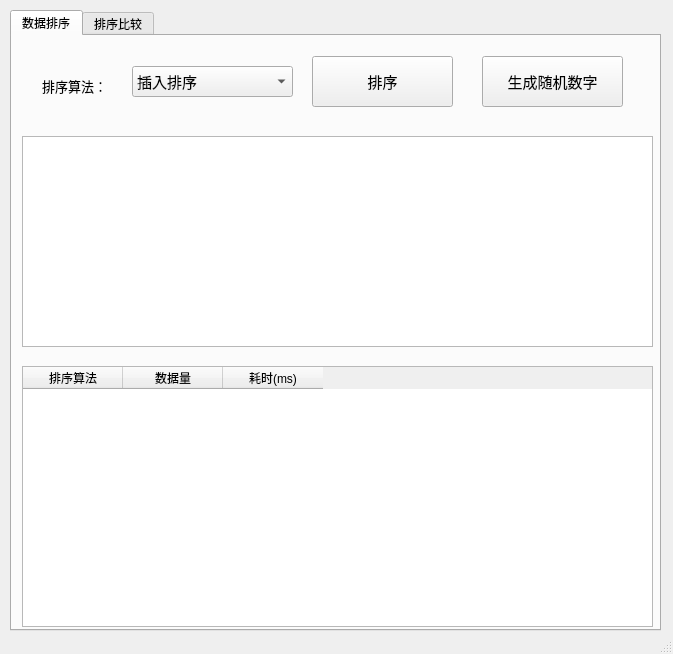
<?xml version="1.0" encoding="UTF-8"?>
<ui version="4.0">
 <class>SortComparisonClass</class>
 <widget class="QMainWindow" name="SortComparisonClass">
  <property name="geometry">
   <rect>
    <x>0</x>
    <y>0</y>
    <width>673</width>
    <height>654</height>
   </rect>
  </property>
  <property name="minimumSize">
   <size>
    <width>673</width>
    <height>654</height>
   </size>
  </property>
  <property name="maximumSize">
   <size>
    <width>673</width>
    <height>654</height>
   </size>
  </property>
  <property name="windowtitle" stdset="0">
   <string>SortComparison</string>
  </property>
  <widget class="QWidget" name="centralWidget">
   <widget class="QTabWidget" name="tabWidget">
    <property name="geometry">
     <rect>
      <x>10</x>
      <y>10</y>
      <width>651</width>
      <height>621</height>
     </rect>
    </property>
    <property name="layoutDirection">
     <enum>Qt::LeftToRight</enum>
    </property>
    <property name="currentIndex">
     <number>0</number>
    </property>
    <widget class="QWidget" name="tab">
     <attribute name="title">
      <string>数据排序</string>
     </attribute>
     <widget class="QPushButton" name="btn_rand">
      <property name="geometry">
       <rect>
        <x>470</x>
        <y>20</y>
        <width>141</width>
        <height>51</height>
       </rect>
      </property>
      <property name="font">
       <font>
        <family>Agency FB</family>
        <pointsize>11</pointsize>
       </font>
      </property>
      <property name="text">
       <string>生成随机数字</string>
      </property>
     </widget>
     <widget class="QPushButton" name="btn_sort">
      <property name="geometry">
       <rect>
        <x>300</x>
        <y>20</y>
        <width>141</width>
        <height>51</height>
       </rect>
      </property>
      <property name="font">
       <font>
        <family>Agency FB</family>
        <pointsize>11</pointsize>
       </font>
      </property>
      <property name="text">
       <string>排序</string>
      </property>
     </widget>
     <widget class="QLabel" name="label">
      <property name="geometry">
       <rect>
        <x>30</x>
        <y>40</y>
        <width>81</width>
        <height>20</height>
       </rect>
      </property>
      <property name="font">
       <font>
        <family>Agency FB</family>
        <pointsize>10</pointsize>
       </font>
      </property>
      <property name="text">
       <string>排序算法：</string>
      </property>
     </widget>
     <widget class="QComboBox" name="com_alg">
      <property name="geometry">
       <rect>
        <x>120</x>
        <y>30</y>
        <width>161</width>
        <height>31</height>
       </rect>
      </property>
      <property name="font">
       <font>
        <family>Agency FB</family>
        <pointsize>11</pointsize>
       </font>
      </property>
      <item>
       <property name="text">
        <string>插入排序</string>
       </property>
      </item>
      <item>
       <property name="text">
        <string>希尔排序</string>
       </property>
      </item>
      <item>
       <property name="text">
        <string>冒泡排序</string>
       </property>
      </item>
      <item>
       <property name="text">
        <string>快速排序</string>
       </property>
      </item>
      <item>
       <property name="text">
        <string>简单选择排序</string>
       </property>
      </item>
      <item>
       <property name="text">
        <string>堆排序</string>
       </property>
      </item>
      <item>
       <property name="text">
        <string>归并排序</string>
       </property>
      </item>
      <item>
       <property name="text">
        <string>基数排序</string>
       </property>
      </item>
      <item>
       <property name="text">
        <string>鸡尾酒排序</string>
       </property>
      </item>
      <item>
       <property name="text">
        <string>Bogo排序</string>
       </property>
      </item>
     </widget>
     <widget class="QTextEdit" name="text_num">
      <property name="geometry">
       <rect>
        <x>10</x>
        <y>100</y>
        <width>631</width>
        <height>211</height>
       </rect>
      </property>
     </widget>
     <widget class="QTableWidget" name="tableWidget">
      <property name="geometry">
       <rect>
        <x>10</x>
        <y>330</y>
        <width>631</width>
        <height>261</height>
       </rect>
      </property>
      <column>
       <property name="text">
        <string>排序算法</string>
       </property>
      </column>
      <column>
       <property name="text">
        <string>数据量</string>
       </property>
      </column>
      <column>
       <property name="text">
        <string>耗时(ms)</string>
       </property>
      </column>
     </widget>
    </widget>
    <widget class="QWidget" name="widget">
     <attribute name="title">
      <string>排序比较</string>
     </attribute>
     <widget class="QCheckBox" name="check_Shell">
      <property name="geometry">
       <rect>
        <x>150</x>
        <y>20</y>
        <width>101</width>
        <height>31</height>
       </rect>
      </property>
      <property name="font">
       <font>
        <family>宋体</family>
        <pointsize>10</pointsize>
       </font>
      </property>
      <property name="text">
       <string>希尔排序</string>
      </property>
     </widget>
     <widget class="QPushButton" name="btn_export">
      <property name="geometry">
       <rect>
        <x>540</x>
        <y>60</y>
        <width>101</width>
        <height>31</height>
       </rect>
      </property>
      <property name="text">
       <string>导出</string>
      </property>
     </widget>
     <widget class="QCheckBox" name="check_Heap">
      <property name="geometry">
       <rect>
        <x>150</x>
        <y>60</y>
        <width>101</width>
        <height>31</height>
       </rect>
      </property>
      <property name="font">
       <font>
        <family>宋体</family>
        <pointsize>10</pointsize>
       </font>
      </property>
      <property name="text">
       <string>堆排序</string>
      </property>
     </widget>
     <widget class="QCheckBox" name="check_Selection">
      <property name="geometry">
       <rect>
        <x>20</x>
        <y>60</y>
        <width>131</width>
        <height>31</height>
       </rect>
      </property>
      <property name="font">
       <font>
        <family>宋体</family>
        <pointsize>10</pointsize>
       </font>
      </property>
      <property name="text">
       <string>简单选择排序</string>
      </property>
     </widget>
     <widget class="QCheckBox" name="check_Bubble">
      <property name="geometry">
       <rect>
        <x>290</x>
        <y>20</y>
        <width>101</width>
        <height>31</height>
       </rect>
      </property>
      <property name="font">
       <font>
        <family>宋体</family>
        <pointsize>10</pointsize>
       </font>
      </property>
      <property name="text">
       <string>冒泡排序</string>
      </property>
     </widget>
     <widget class="QCheckBox" name="check_Insertion">
      <property name="geometry">
       <rect>
        <x>20</x>
        <y>20</y>
        <width>101</width>
        <height>31</height>
       </rect>
      </property>
      <property name="font">
       <font>
        <family>宋体</family>
        <pointsize>10</pointsize>
       </font>
      </property>
      <property name="text">
       <string>插入排序</string>
      </property>
     </widget>
     <widget class="QLabel" name="label_2">
      <property name="geometry">
       <rect>
        <x>20</x>
        <y>140</y>
        <width>81</width>
        <height>21</height>
       </rect>
      </property>
      <property name="font">
       <font>
        <family>Agency FB</family>
        <pointsize>11</pointsize>
       </font>
      </property>
      <property name="text">
       <string>对比图</string>
      </property>
     </widget>
     <widget class="QCheckBox" name="check_Merge">
      <property name="geometry">
       <rect>
        <x>290</x>
        <y>60</y>
        <width>101</width>
        <height>31</height>
       </rect>
      </property>
      <property name="font">
       <font>
        <family>宋体</family>
        <pointsize>10</pointsize>
       </font>
      </property>
      <property name="text">
       <string>归并排序</string>
      </property>
     </widget>
     <widget class="QCheckBox" name="check_cocktail">
      <property name="geometry">
       <rect>
        <x>20</x>
        <y>100</y>
        <width>121</width>
        <height>31</height>
       </rect>
      </property>
      <property name="font">
       <font>
        <family>宋体</family>
        <pointsize>10</pointsize>
       </font>
      </property>
      <property name="text">
       <string>鸡尾酒排序</string>
      </property>
     </widget>
     <widget class="QCheckBox" name="check_Radix">
      <property name="geometry">
       <rect>
        <x>420</x>
        <y>60</y>
        <width>101</width>
        <height>31</height>
       </rect>
      </property>
      <property name="font">
       <font>
        <family>宋体</family>
        <pointsize>10</pointsize>
       </font>
      </property>
      <property name="text">
       <string>基数排序</string>
      </property>
     </widget>
     <widget class="QtCharts::QChartView" name="graphicsView">
      <property name="geometry">
       <rect>
        <x>10</x>
        <y>170</y>
        <width>631</width>
        <height>421</height>
       </rect>
      </property>
      <property name="font">
       <font>
        <family>Agency FB</family>
        <pointsize>10</pointsize>
       </font>
      </property>
     </widget>
     <widget class="QCheckBox" name="check_bogo">
      <property name="geometry">
       <rect>
        <x>150</x>
        <y>100</y>
        <width>101</width>
        <height>31</height>
       </rect>
      </property>
      <property name="font">
       <font>
        <family>宋体</family>
        <pointsize>10</pointsize>
       </font>
      </property>
      <property name="text">
       <string>Bogo排序</string>
      </property>
     </widget>
     <widget class="QPushButton" name="btn_com">
      <property name="geometry">
       <rect>
        <x>540</x>
        <y>20</y>
        <width>101</width>
        <height>31</height>
       </rect>
      </property>
      <property name="text">
       <string>比较</string>
      </property>
      <property name="tooltip" stdset="0">
       <string/>
      </property>
      <property name="statustip" stdset="0">
       <string notr="true"/>
      </property>
     </widget>
     <widget class="QCheckBox" name="check_Quick">
      <property name="geometry">
       <rect>
        <x>420</x>
        <y>20</y>
        <width>101</width>
        <height>31</height>
       </rect>
      </property>
      <property name="font">
       <font>
        <family>宋体</family>
        <pointsize>10</pointsize>
       </font>
      </property>
      <property name="text">
       <string>快速排序</string>
      </property>
     </widget>
     <widget class="QPushButton" name="btn_clean">
      <property name="geometry">
       <rect>
        <x>540</x>
        <y>100</y>
        <width>101</width>
        <height>31</height>
       </rect>
      </property>
      <property name="text">
       <string>清空</string>
      </property>
     </widget>
     <widget class="QLabel" name="label_3">
      <property name="geometry">
       <rect>
        <x>290</x>
        <y>100</y>
        <width>81</width>
        <height>31</height>
       </rect>
      </property>
      <property name="font">
       <font>
        <family>宋体</family>
        <pointsize>10</pointsize>
       </font>
      </property>
      <property name="text">
       <string>数据规模：</string>
      </property>
     </widget>
     <widget class="QSpinBox" name="spin_count">
      <property name="geometry">
       <rect>
        <x>380</x>
        <y>100</y>
        <width>111</width>
        <height>31</height>
       </rect>
      </property>
      <property name="maximum">
       <number>100000</number>
      </property>
     </widget>
    </widget>
   </widget>
  </widget>
  <widget class="QStatusBar" name="statusBar"/>
 </widget>
 <layoutdefault spacing="6" margin="11"/>
 <customwidgets>
  <customwidget>
   <class>QtCharts::QChartView</class>
   <extends>QGraphicsView</extends>
   <header location="global">qchartview.h</header>
  </customwidget>
 </customwidgets>
 <resources>
  <include location="SortComparison.qrc"/>
 </resources>
 <connections>
  <connection>
   <sender>btn_sort</sender>
   <signal>clicked()</signal>
   <receiver>SortComparisonClass</receiver>
   <slot>btn_sort_click()</slot>
   <hints>
    <hint type="sourcelabel">
     <x>366</x>
     <y>86</y>
    </hint>
    <hint type="destinationlabel">
     <x>328</x>
     <y>-17</y>
    </hint>
   </hints>
  </connection>
  <connection>
   <sender>btn_rand</sender>
   <signal>clicked()</signal>
   <receiver>SortComparisonClass</receiver>
   <slot>btn_rand_click()</slot>
   <hints>
    <hint type="sourcelabel">
     <x>550</x>
     <y>91</y>
    </hint>
    <hint type="destinationlabel">
     <x>499</x>
     <y>-5</y>
    </hint>
   </hints>
  </connection>
  <connection>
   <sender>btn_com</sender>
   <signal>clicked()</signal>
   <receiver>SortComparisonClass</receiver>
   <slot>btn_com_click()</slot>
   <hints>
    <hint type="sourcelabel">
     <x>610</x>
     <y>77</y>
    </hint>
    <hint type="destinationlabel">
     <x>462</x>
     <y>9</y>
    </hint>
   </hints>
  </connection>
  <connection>
   <sender>btn_export</sender>
   <signal>clicked()</signal>
   <receiver>SortComparisonClass</receiver>
   <slot>btn_export_click()</slot>
   <hints>
    <hint type="sourcelabel">
     <x>581</x>
     <y>109</y>
    </hint>
    <hint type="destinationlabel">
     <x>544</x>
     <y>0</y>
    </hint>
   </hints>
  </connection>
  <connection>
   <sender>btn_clean</sender>
   <signal>clicked()</signal>
   <receiver>SortComparisonClass</receiver>
   <slot>btn_clean_click()</slot>
   <hints>
    <hint type="sourcelabel">
     <x>607</x>
     <y>147</y>
    </hint>
    <hint type="destinationlabel">
     <x>314</x>
     <y>5</y>
    </hint>
   </hints>
  </connection>
 </connections>
 <slots>
  <slot>btn_sort_click()</slot>
  <slot>btn_rand_click()</slot>
  <slot>btn_com_click()</slot>
  <slot>btn_export_click()</slot>
  <slot>btn_clean_click()</slot>
 </slots>
</ui>
